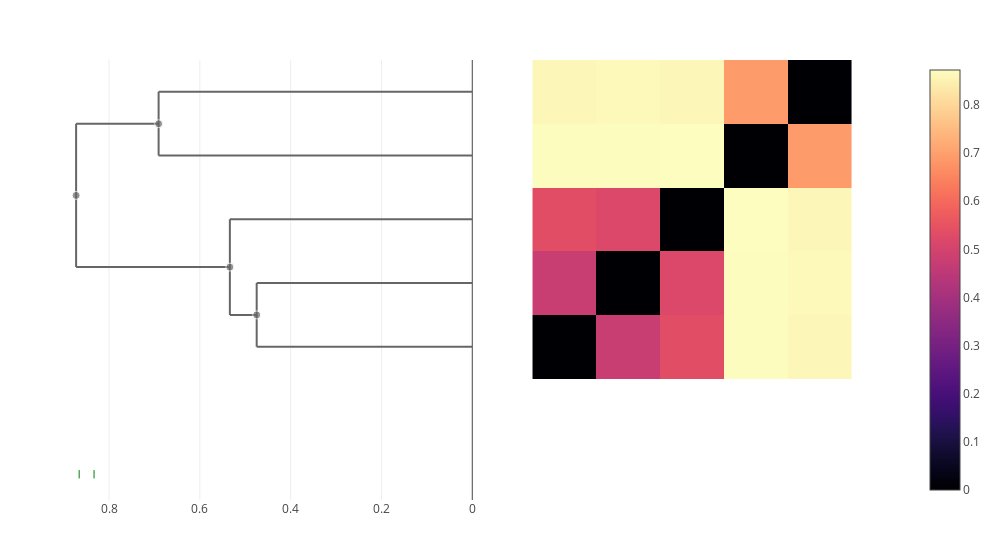

Notebook source saved alongside this figure:
### Markdown cell above
### tasmaniensis

### Code cell
let taxon = "tasmaniensis"
    trees[taxon] = cluster_annotate(cdata, taxon)
    plot(clustermap(cdata, taxon))
end

### Figure 1 — Plotly figure (JSON) as saved in the notebook; plotly's stock layout.template omitted (floating-point values rounded to 4 significant figures; data arrays with more than 128 entries replaced by an {"elided": "..."} marker saying what was removed)
{"data": [{"colorscale": {"elided": "256x2 mixed values"}, "type": "heatmap", "x": [0.5, 1.5, 2.5, 3.5, 4.5, 5.5], "y": [0.5, 1.5, 2.5, 3.5, 4.5, 5.5], "z": [[0, 0.4748, 0.5339, 0.8714, 0.8623], [0.4748, 0, 0.519, 0.8706, 0.8659], [0.5339, 0.519, 0, 0.8725, 0.8612], [0.8714, 0.8706, 0.8725, 0, 0.6908], [0.8623, 0.8659, 0.8612, 0.6908, 0]]}, {"hoverinfo": "skip", "line": {"color": "#666666"}, "mode": "lines", "showlegend": false, "type": "scatter", "x": [0.5339, 0.5339, null, 0.5339, 0.4748, null, 0.5339, 0, null], "xaxis": "x2", "y": [1.5, 3, null, 1.5, 1.5, null, 3, 3, null], "yaxis": "y"}, {"hoverinfo": "skip", "line": {"color": "#666666"}, "mode": "lines", "showlegend": false, "type": "scatter", "x": [0.8725, 0.8725, null, 0.8725, 0.5339, null, 0.8725, 0.6908, null], "xaxis": "x2", "y": [2.25, 4.5, null, 2.25, 2.25, null, 4.5, 4.5, null], "yaxis": "y"}, {"hoverinfo": "skip", "line": {"color": "#666666"}, "mode": "lines", "showlegend": false, "type": "scatter", "x": [0.6908, 0.6908, null, 0.6908, 0, null, 0.6908, 0, null], "xaxis": "x2", "y": [4, 5, null, 4, 4, null, 5, 5, null], "yaxis": "y"}, {"hoverinfo": "skip", "line": {"color": "#666666"}, "mode": "lines", "showlegend": false, "type": "scatter", "x": [0.4748, 0.4748, null, 0.4748, 0, null, 0.4748, 0, null], "xaxis": "x2", "y": [1, 2, null, 1, 1, null, 2, 2, null], "yaxis": "y"}, {"customdata": [[7, 3], [9, 5], [8, 2], [6, 2]], "hovertemplate": "ID: %{customdata[0]}<br>\nHeight: %{x:.3f}<br>\nGenome count: %{customdata[1]}\n\n<extra></extra>", "marker": {"color": "#666666", "size": [8, 8, 8, 8]}, "mode": "markers", "showlegend": false, "type": "scatter", "x": [0.5339, 0.8725, 0.6908, 0.4748], "xaxis": "x2", "y": [2.25, 3.375, 4.5, 1.5], "yaxis": "y"}, {"hovertemplate": "%{text} <br>\n%{x}\n<extra></extra>\n", "marker": {"color": "green", "line": {"color": "green", "width": 1}, "symbol": "line-ns"}, "mode": "markers", "text": ["splendidus", "crassostreae"], "type": "scatter", "x": [0.833, 0.8658], "xaxis": "x2", "y": [-1, -1, -1, -1]}], "layout": {"height": 550, "hovermode": "closest", "margin": {"b": 50, "l": 50, "r": 50, "t": 60}, "showlegend": false, "width": 1000, "xaxis": {"domain": [0.505, 1], "scaleanchor": "y", "visible": false}, "xaxis2": {"autorange": "reversed", "domain": [0, 0.495], "rangemode": "nonnegative", "showspikes": true, "spikedash": "solid", "spikemode": "across", "spikethickness": 1}, "yaxis": {"scaleanchor": "x", "visible": false}}}
